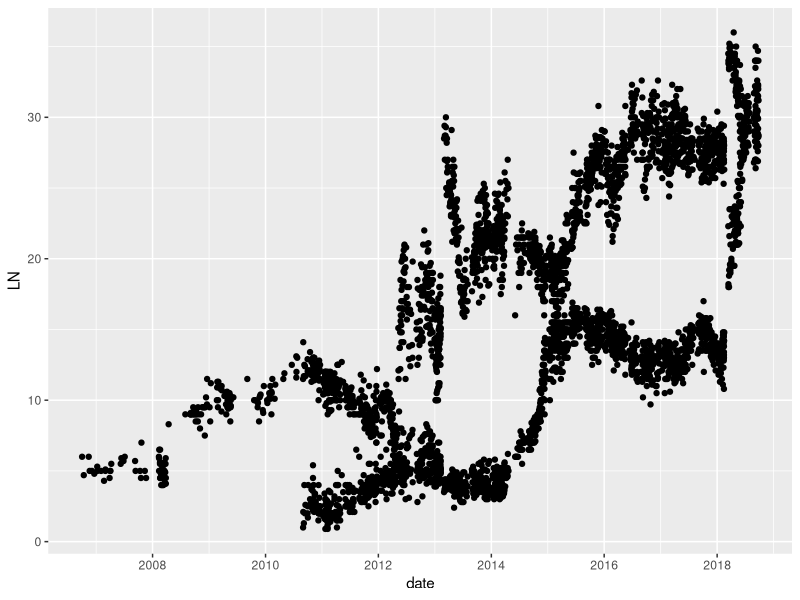
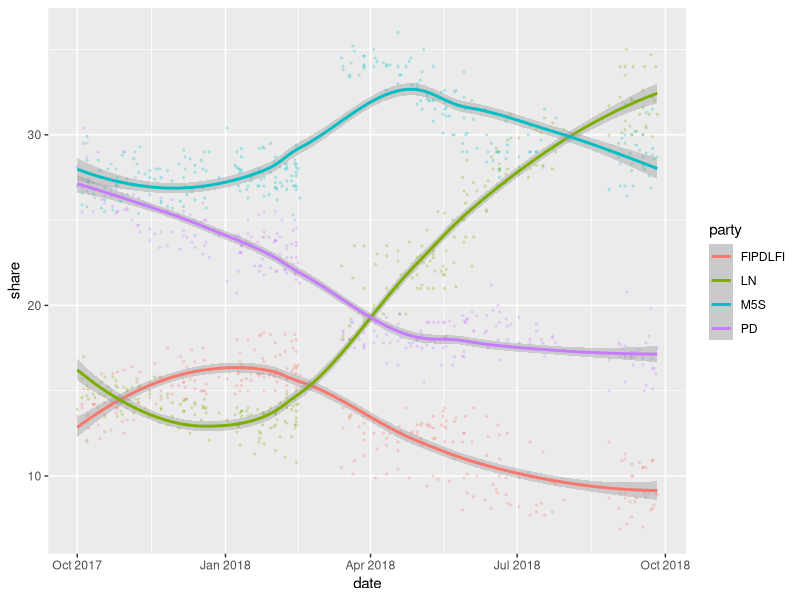

The R source for these figures, in order:
## ---- chunk 1
knitr::opts_chunk$set(echo = FALSE)
library(tidyverse)
## ---- chunk 2
raw <- read_csv("polls_IT-parliament_2018-10-01.csv")
## ---- chunk 3
raw %>%
  ggplot(aes(x=date,y=LN))+geom_point() +
    geom_point(aes(x=date,y=M5S))
## ---- chunk 4
raw <- raw %>%
  select(date, firm, n, sd, source, LN, M5S, PD, FIPDLFI) %>%
  filter(date >= "2017-10-01") %>%
  gather(key = "party", value = "share", LN,M5S,PD,FIPDLFI)
## ---- chunk 5
raw %>%
  ggplot(aes(x = date, y = share, color = party)) + geom_point(size=0.5, alpha=0.2) +
  geom_smooth()
